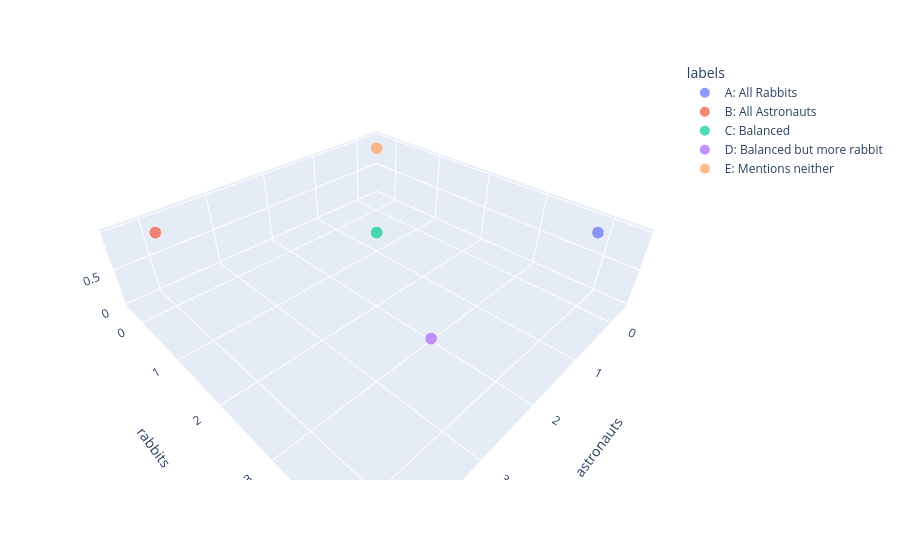

Notebook source saved alongside this figure:
### Markdown cell above
Just using two of the features we get a visual representation of the 'distance' between different documents based on the words they use. We have 4 regions. 
1. Bottom left is no rabbits, no astronauts.
2. Top left is rabbits only
3. Bottom right is astronauts only. 
3. In the middle we have those documents more balanced in their rabbit to astronaut ratio.

If we visualise in three dimensions we can include another feature, which adds another dimension to the distance or closeness of documents. Going from two to three dimensions introduces more variance into the positions of the markers, making the distances slightly more accurate by allowing the documents to be positioned in one more direction.

 Adding this shows that whilst documents C and D are still close, they aren't necessarily as close as we thought if we consider the use of the word 'space'.

### Code cell
px.scatter_3d(data_frame=main_features, 
              x='astronauts', y='rabbits',
                z='space', color='labels', 
                size='marker_size', 
                hover_data='text', 
                range_x=(-0.5,4.5), # This argument and the one below are purely to force a square plot for teaching purposes.
                  range_y=(-0.5,4.5))

### Figure 1 — Plotly figure (JSON) as saved in the notebook; plotly's stock layout.template omitted (floating-point values rounded to 4 significant figures)
{"data": [{"customdata": [["Rabbits do not do much in space.\nIn fact rabbits spend most of their time being rabbits on earth,\nbecause they are rabbits."]], "hovertemplate": "labels=A: All Rabbits<br>astronauts=%{x}<br>rabbits=%{y}<br>space=%{z}<br>marker_size=%{marker.size}<br>text=%{customdata[0]}<extra></extra>", "legendgroup": "A: All Rabbits", "marker": {"color": "#636efa", "size": [10], "sizemode": "area", "sizeref": 0.025, "symbol": "circle"}, "mode": "markers", "name": "A: All Rabbits", "scene": "scene", "showlegend": true, "type": "scatter3d", "x": [0], "y": [4], "z": [1]}, {"customdata": [["Astronauts are serious and scientific. They explore space,\nbecause they are astronauts and that is what astronauts do. Important astronauts stuff.\n"]], "hovertemplate": "labels=B: All Astronauts<br>astronauts=%{x}<br>rabbits=%{y}<br>space=%{z}<br>marker_size=%{marker.size}<br>text=%{customdata[0]}<extra></extra>", "legendgroup": "B: All Astronauts", "marker": {"color": "#EF553B", "size": [10], "sizemode": "area", "sizeref": 0.025, "symbol": "circle"}, "mode": "markers", "name": "B: All Astronauts", "scene": "scene", "showlegend": true, "type": "scatter3d", "x": [4], "y": [0], "z": [1]}, {"customdata": [["The previous sentences were about rabbits, and astronauts respectively.\nAstronauts are not much like rabbits, as they do more in space but this sentence addresses both topics."]], "hovertemplate": "labels=C: Balanced<br>astronauts=%{x}<br>rabbits=%{y}<br>space=%{z}<br>marker_size=%{marker.size}<br>text=%{customdata[0]}<extra></extra>", "legendgroup": "C: Balanced", "marker": {"color": "#00cc96", "size": [10], "sizemode": "area", "sizeref": 0.025, "symbol": "circle"}, "mode": "markers", "name": "C: Balanced", "scene": "scene", "showlegend": true, "type": "scatter3d", "x": [2], "y": [2], "z": [1]}, {"customdata": [["This sentence talks about rabbits mostly because we all love rabbits. We\nalso enjoy astronauts though we mention astronauts one less time than rabbits."]], "hovertemplate": "labels=D: Balanced but more rabbit<br>astronauts=%{x}<br>rabbits=%{y}<br>space=%{z}<br>marker_size=%{marker.size}<br>text=%{customdata[0]}<extra></extra>", "legendgroup": "D: Balanced but more rabbit", "marker": {"color": "#ab63fa", "size": [10], "sizemode": "area", "sizeref": 0.025, "symbol": "circle"}, "mode": "markers", "name": "D: Balanced but more rabbit", "scene": "scene", "showlegend": true, "type": "scatter3d", "x": [2], "y": [3], "z": [0]}, {"customdata": [["This sentence has had enough of the nonsense and will mention neither people that float in space, nor small fluffy creatures."]], "hovertemplate": "labels=E: Mentions neither<br>astronauts=%{x}<br>rabbits=%{y}<br>space=%{z}<br>marker_size=%{marker.size}<br>text=%{customdata[0]}<extra></extra>", "legendgroup": "E: Mentions neither", "marker": {"color": "#FFA15A", "size": [10], "sizemode": "area", "sizeref": 0.025, "symbol": "circle"}, "mode": "markers", "name": "E: Mentions neither", "scene": "scene", "showlegend": true, "type": "scatter3d", "x": [0], "y": [0], "z": [1]}], "layout": {"legend": {"itemsizing": "constant", "title": {"text": "labels"}, "tracegroupgap": 0}, "margin": {"t": 60}, "scene": {"domain": {"x": [0, 1], "y": [0, 1]}, "xaxis": {"range": [-0.5, 4.5], "title": {"text": "astronauts"}}, "yaxis": {"range": [-0.5, 4.5], "title": {"text": "rabbits"}}, "zaxis": {"title": {"text": "space"}}}}}
